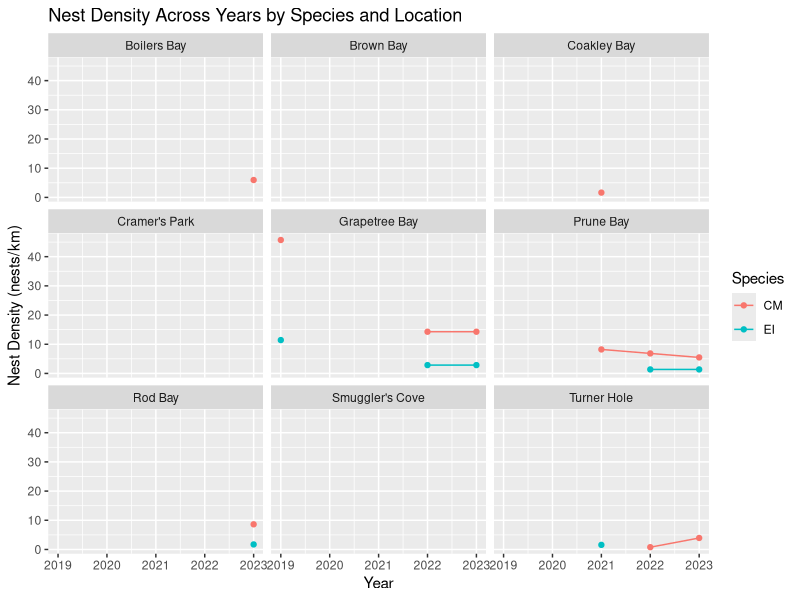
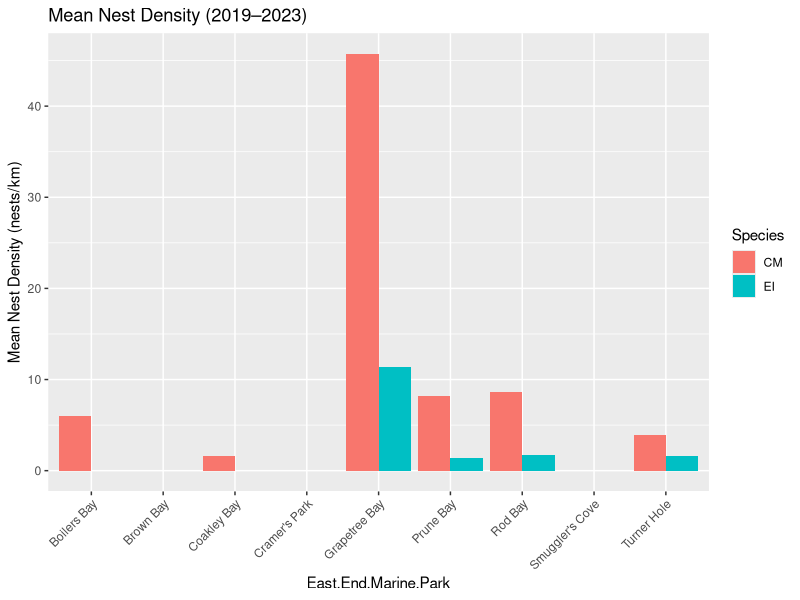
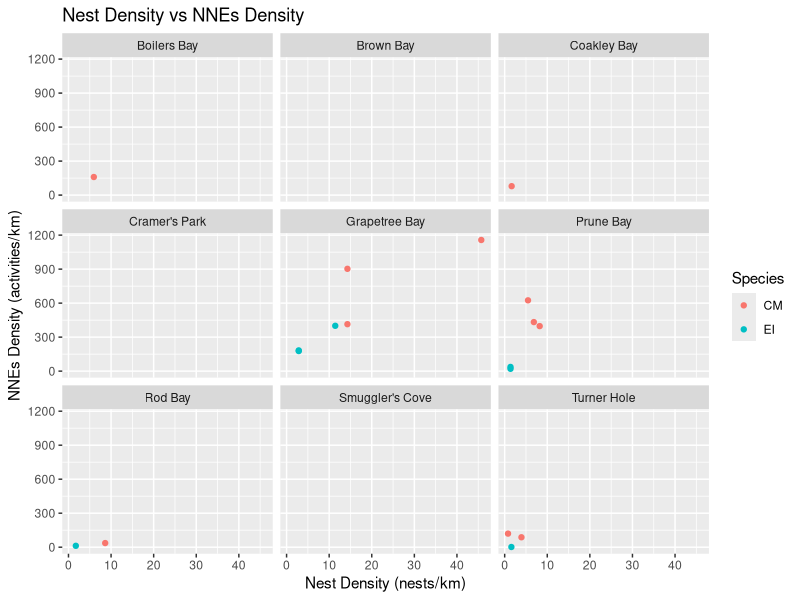
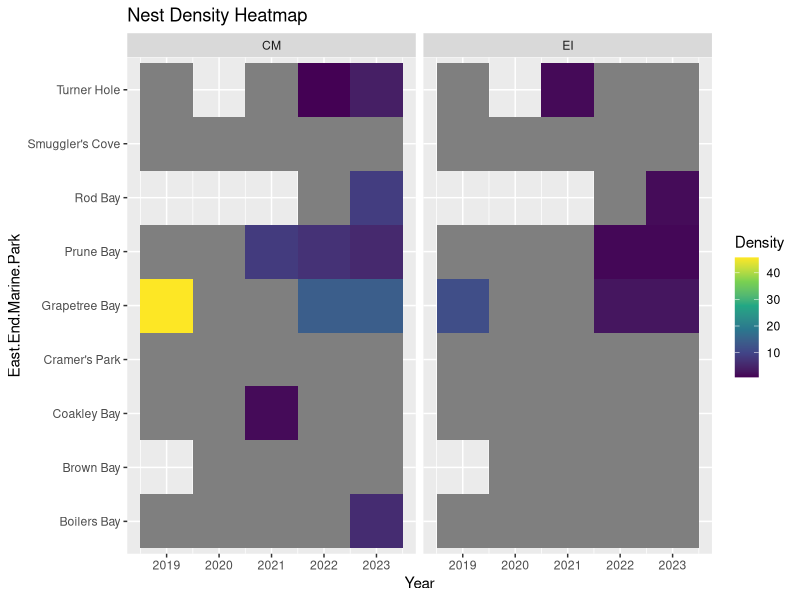
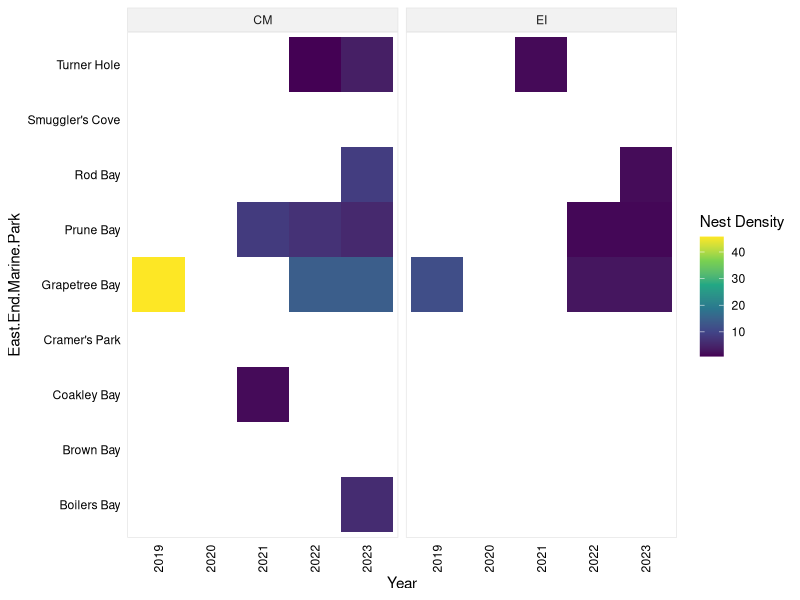

Source code (R) for these figures, in order:

### EEMP Turtle Data from 2019 - 2023

# Set Working Directory, Load libraries and CSV File

library(tidyverse)
library(dplyr)
library(ggplot2)
library(viridis)


setwd("C:\\Users\\romin\\Desktop\\My Thesis\\SQM CSVs\\Raw Turtle Data")

eemp_data <-read.csv("EEMP Turtle Data.csv")

eemp_data_clean <- eemp_data %>%
  filter(Species %in% c("CM", "EI")) %>% #remove DC (leatherback)
  mutate(
    Probable.Lays = as.numeric(Probable.Lays),
    Dry.Runs      = as.numeric(Dry.Runs),
    Tracks        = as.numeric(Tracks),
    Total_NNEs    = rowSums(across(c(Probable.Lays, Dry.Runs, Tracks)), na.rm = TRUE)
  ) # add all the activities into one column called NNEs


# Calculate for sea turtle density
## Formula: nest density = total number of nests or nnes / beach length (km)

eemp_data_clean_2 <- eemp_data_clean%>%
  select(-Probable.Lays, -Dry.Runs, -Tracks)%>% #remove columns
  filter(Year != 2024) %>%
  mutate(
    Nests           = as.numeric(Nests),
    Total_NNEs      = as.numeric(Total_NNEs),
    Beach.Length.km = as.numeric(Beach.Length.km)) %>%
  mutate(
    Nest_Density = Nests / Beach.Length.km, #apply formula
    NNEs_Density = Total_NNEs / Beach.Length.km) #apply formula


eemp_plot_clean <-eemp_data_clean_2 %>%
  select(-Nests, -Beach.Length.km, -Total_NNEs) # keep nest density and nnes density


# Faceted line plot

ggplot(eemp_data_clean_2, aes(x = Year, y = Nest_Density, color = Species)) +
  geom_line(na.rm = TRUE) +
  geom_point(na.rm = TRUE) +
  facet_wrap(~ East.End.Marine.Park) +
  labs(title = "Nest Density Across Years by Species and Location",
       y = "Nest Density (nests/km)")


# Bar plot for each species
ggplot(eemp_data_clean_2, aes(x = East.End.Marine.Park,
                                   y = Nest_Density,
                                   fill = Species)) +
  geom_col(position = "dodge") +
  labs(title = "Mean Nest Density (2019–2023)",
       y = "Mean Nest Density (nests/km)") +
  theme(axis.text.x = element_text(angle = 45, hjust = 1))

  

eemp_plot_test <- eemp_data_clean_2 %>%
  select(East.End.Marine.Park, Year, Species, Nest_Density, NNEs_Density) %>%
  pivot_longer(cols = c(Nest_Density, NNEs_Density),
               names_to = "Metric",
               values_to = "Density")


#Scatter Plot/Facet Wrap

ggplot(eemp_data_clean_2, aes(x = Nest_Density, y = NNEs_Density, color = Species)) +
  geom_point(na.rm = TRUE) +
  facet_wrap(~ East.End.Marine.Park) +
  labs(title = "Nest Density vs NNEs Density",
       x = "Nest Density (nests/km)",
       y = "NNEs Density (activities/km)")

# Heat Map
### Original Heat Map

ggplot(eemp_data_clean_2, aes(x = Year, y = East.End.Marine.Park, fill = Nest_Density)) +
  geom_tile(na.rm = TRUE) +
  scale_fill_viridis_c()+
  facet_wrap(~ Species) +
  labs(title = "Nest Density Heatmap",
       fill = "Density")

### Cleaner Heat Map Plot

ggplot(eemp_data_clean_2, aes(x = factor(Year), y = East.End.Marine.Park, fill = Nest_Density)) +
  geom_tile(na.rm = TRUE) +
  scale_fill_viridis_c(na.value = "white") +
  facet_wrap(~ Species) + # CM and EI
  theme_minimal() +
  theme(
    panel.grid = element_blank(),
    panel.border = element_rect(color = "gray90", fill = NA, size = 0.5),
    strip.background = element_rect(fill = "gray95", color = "gray90"),
    axis.text.y = element_text(color="black"),
    axis.text.x = element_text(angle = 90, vjust = 0.5, color="black", hjust = 1)) +
  labs(title = NULL, # this removes the captain
       x = "Year", # this removes the x axis label
       fill = "Nest Density")
